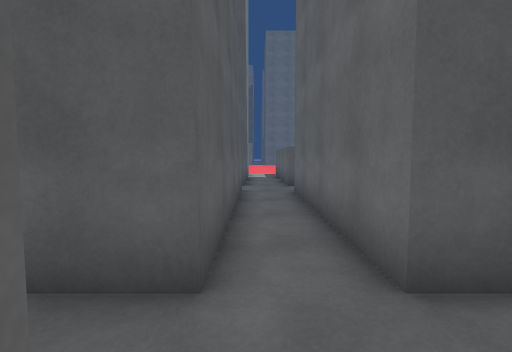
[1] (above)

24 first-person views from a walk through a 3-D level made in the Unity game engine. The camera is 1.2 m above the floor, tilts 4° down and sees 85° across. The floor is counted in squares, 1 m on a side. Each view is taken from the middle of a square. On the plan, view 1 faces up. The plan holds only what a view shows up to about 13 squares ahead; the rest is blank. The place goes on beyond the plan. Some animated figures are left out.

[2]
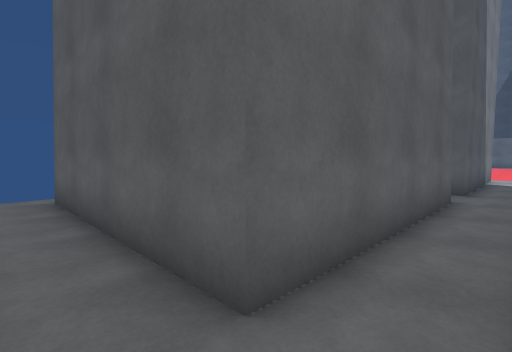

[3]
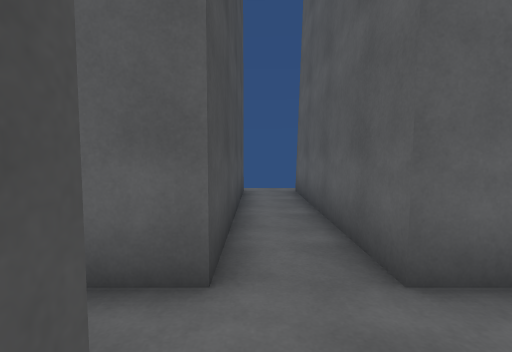

[4]
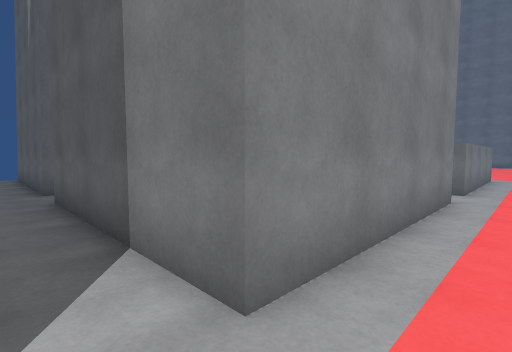

[5]
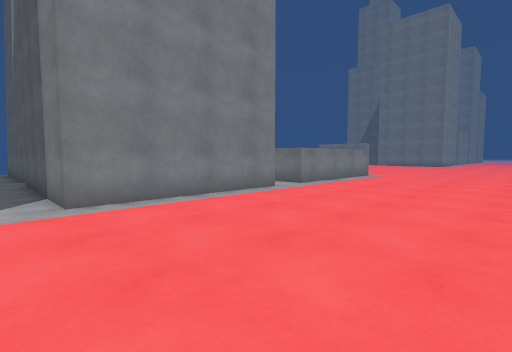

[6]
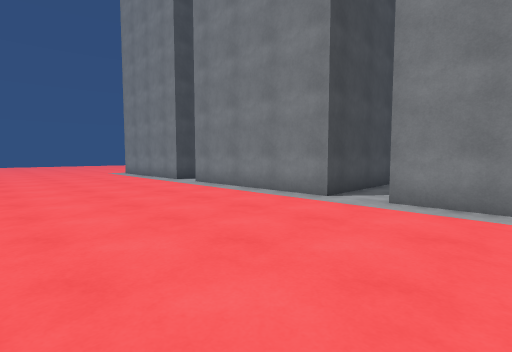

[7]
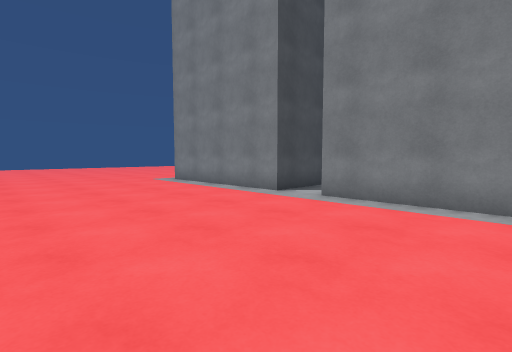

[8]
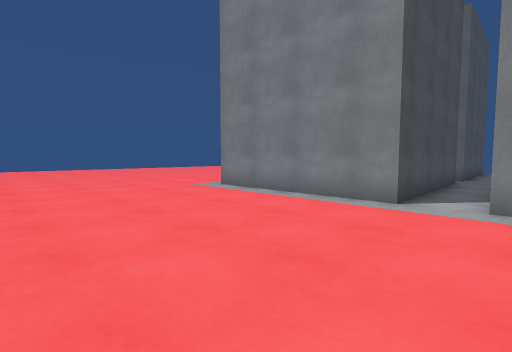

[9]
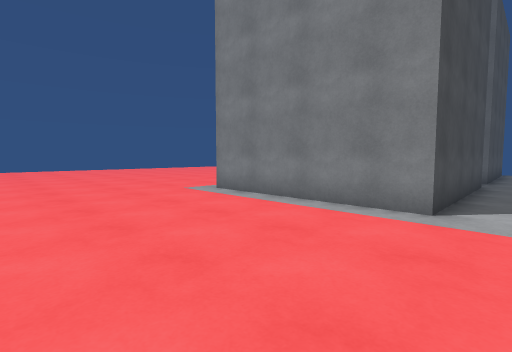

[10]
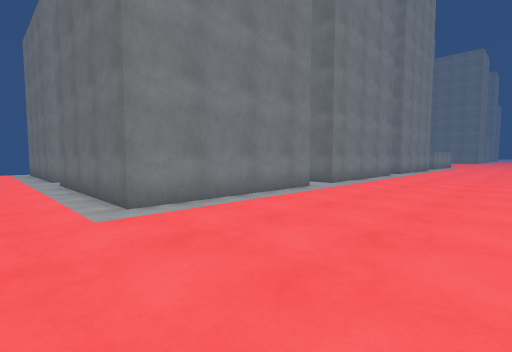

[11]
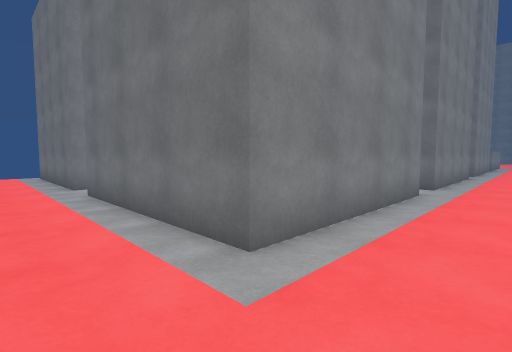

[12]
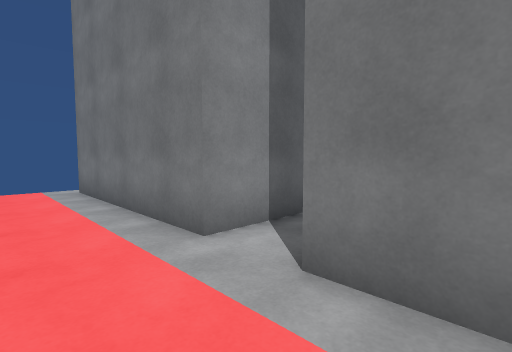

[13]
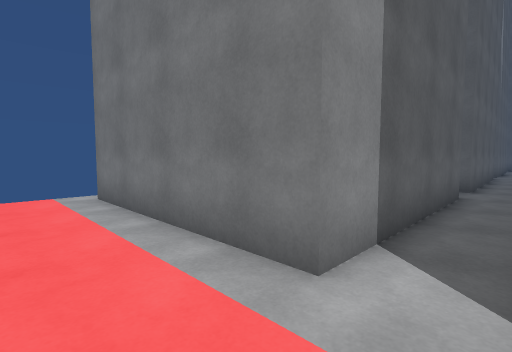

[14]
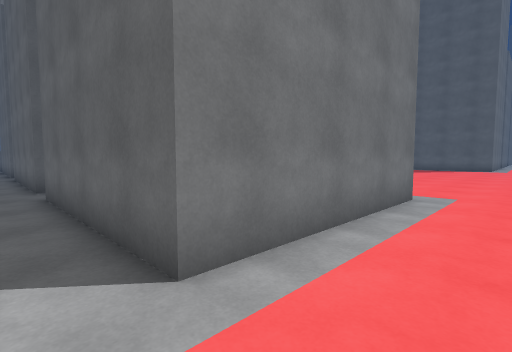

[15]
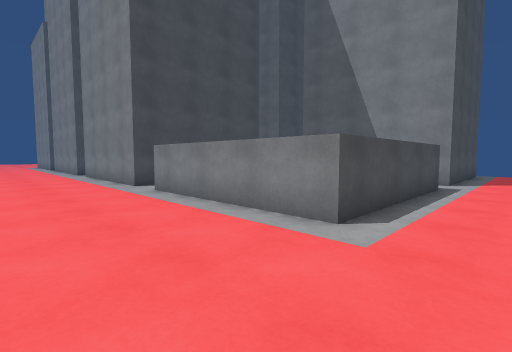

[16]
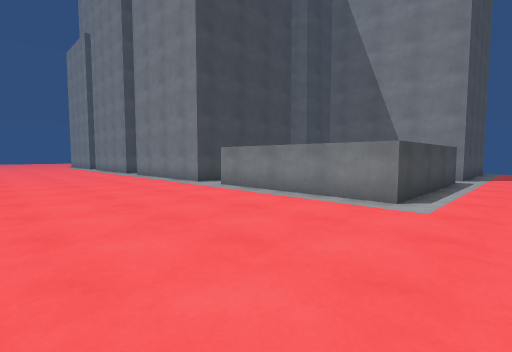

[17]
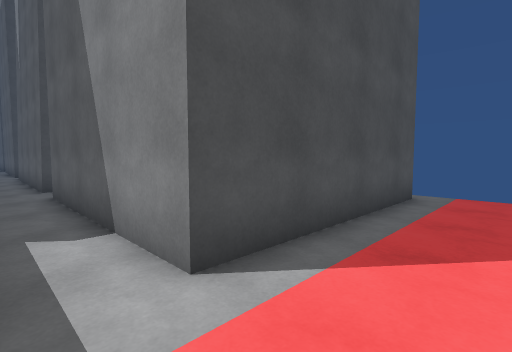

[18]
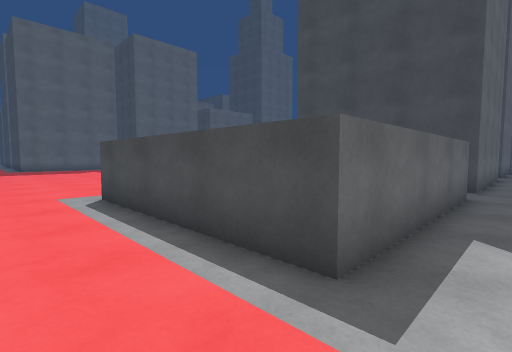

[19]
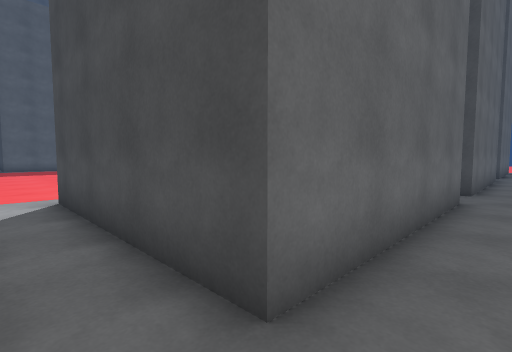

[20]
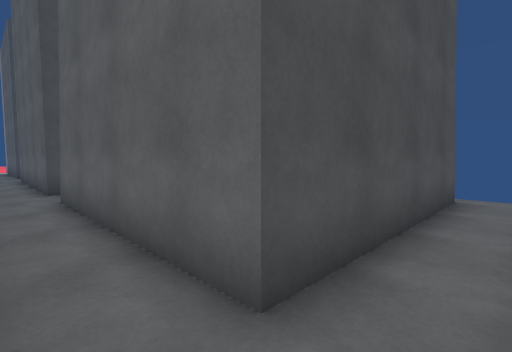

[21]
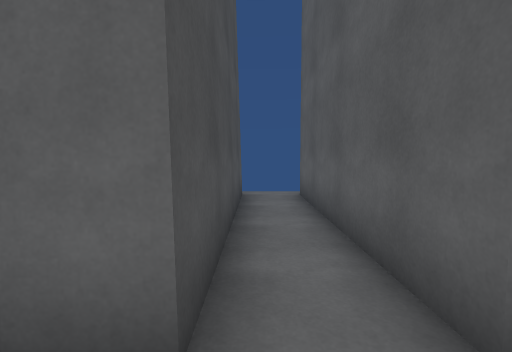

[22]
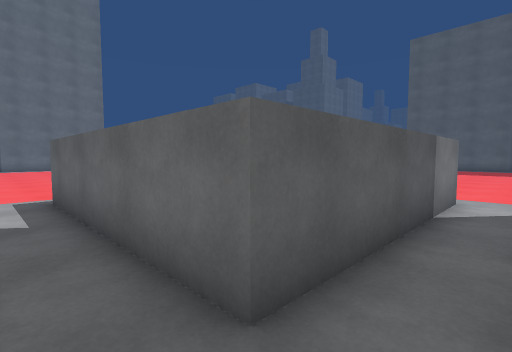

[23]
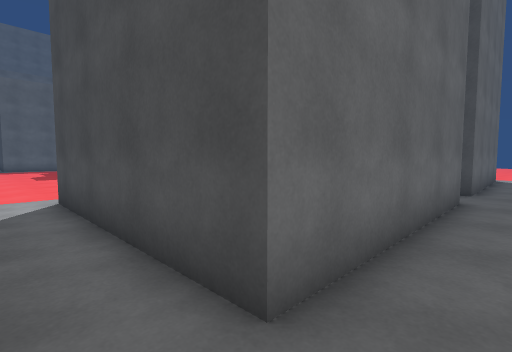

[24]
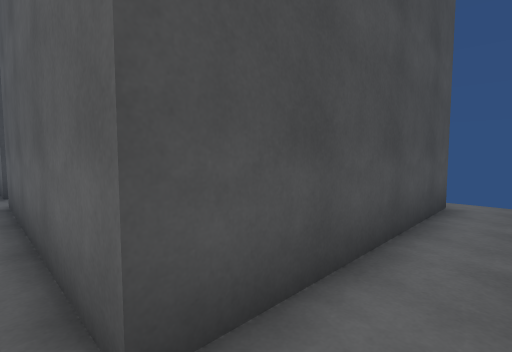

### Floor plan
Points are (right, up) in squares from view 1. A wall is a line through its corners. A room is listed if a view was taken in it or the views show most of it. See-through windows are left out.
Room 1 (views 1, 2, 23, 24)
walls: (-0.5, 2.4) (-7.8, 2.4); (-7.8, 0.6) (-0.5, 0.6) (-0.5, -6.6); (1.3, -6.8) (1.3, 0.6)
ways out: opening at (1, 2) to room 2; opening at (0, -6)
Room 2 (views 3, 4, 5, 6, 7, 8, 9, 10, 11, 12, 13, 14, 15, 16, 17, 18, 19, 20, 21, 22)
walls: (8.5, 2.4) (1.3, 2.4) (1.3, 9.6) (8.5, 9.6) (8.5, 2.4); (1.3, 0.6) (8.5, 0.6) (8.5, -6.6) (7.9, -6.6); (8.5, 11.4) (1.3, 11.4) (1.3, 18.6) (8.5, 18.6) (8.5, 11.4); (1.3, -8.4) (8.5, -8.4) (8.5, -15.6) (1.3, -15.6); (-7.8, 9.6) (-0.5, 9.6) (-0.5, 2.4); (-0.5, -15.6) (-7.8, -15.6); (-7.8, 18.6) (-0.5, 18.6) (-0.5, 11.4) (-7.8, 11.4)
ways out: opening at (1, 2) to room 1; opening at (0, -16); opening at (2, -8)

Where each view was taken, in squares from view 1:
view 1: 0 up, 0 right, facing up
view 2: 1 up, 1 right, facing up-left
view 3: 1 up, 2 right, facing left
view 4: 1 up, 10 right, facing up-left
view 5: 1 up, 16 right, facing up-left
view 6: 5 up, 16 right, facing down-left
view 7: 2 down, 16 right, facing down-left
view 8: 6 down, 16 right, facing down-left
view 9: 7 down, 15 right, facing down-left
view 10: 18 down, 15 right, facing up-left
view 11: 18 down, 11 right, facing up-left
view 12: 18 down, 3 right, facing up-left
view 13: 18 down, 1 right, facing up-left
view 14: 18 down, 0 right, facing up-right
view 15: 21 up, 13 right, facing down-left
view 16: 21 up, 16 right, facing down-left
view 17: 21 up, 1 right, facing down-left
view 18: 21 up, 0 right, facing down-right
view 19: 11 up, 0 right, facing down-right
view 20: 11 up, 1 right, facing down-left
view 21: 10 up, 1 right, facing left
view 22: 10 up, 0 right, facing up-right
view 23: 2 up, 0 right, facing down-right
view 24: 2 up, 0 right, facing down-left
